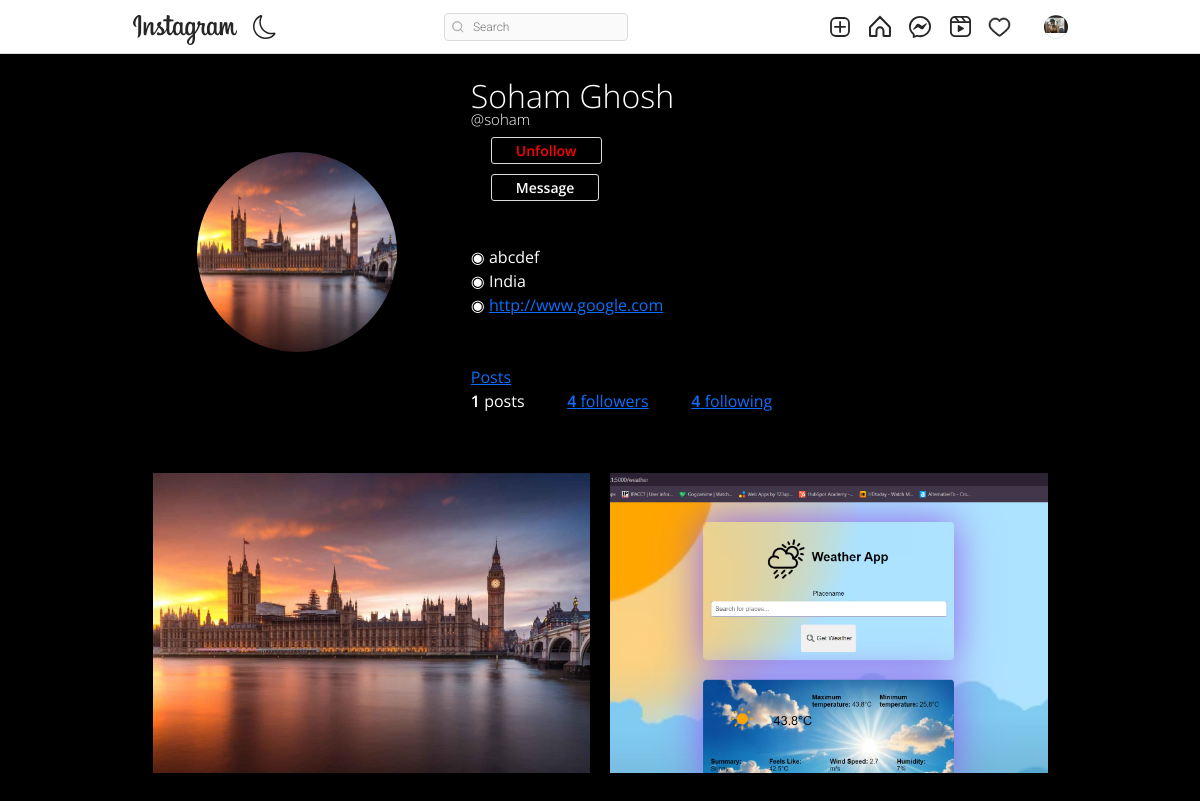
Screenshot of /soham/saved/ (signed in) with the database file from the repository.
### authy/models.py (models this page shows, shortened)
class Profile(models.Model):
    user = models.OneToOneField(User, related_name='profile', on_delete=models.CASCADE)
    image = models.ImageField(upload_to=user_directory_path, null=True, blank=True, default="profile_pic/default.jpg")
    first_name = models.CharField(max_length=200, null=True, blank=True)
    last_name = models.CharField(max_length=200, null=True, blank=True)
    bio = models.CharField(max_length=200, null=True, blank=True)
    location = models.CharField(max_length=200, null=True, blank=True)
    url = models.URLField(max_length=200, null=True, blank=True)
    favourite = models.ManyToManyField(Post, blank=True)

### post/models.py (models this page shows)
class Post(models.Model):
    id = models.UUIDField(primary_key=True, default=uuid.uuid4, editable=False)
    picture = models.ImageField(upload_to=user_directory_path, verbose_name="Picture")
    caption = models.CharField(max_length=10000, verbose_name="Caption")
    posted = models.DateField(auto_now_add=True)
    tags = models.ManyToManyField(Tag, related_name="tags")
    user = models.ForeignKey(User, on_delete=models.CASCADE)
    likes = models.IntegerField(default=0)
    def get_absolute_url(self):
        return reverse("post-details", args=[str(self.id)])

### authy/views.py (the view)
# urls.py: path('<username>/', UserProfile, name='profile'),
def UserProfile(request, username):
    Profile.objects.get_or_create(user=request.user)
    user = get_object_or_404(User, username=username)
    profile = Profile.objects.get(user=user)
    url_name = resolve(request.path).url_name
    posts = Post.objects.filter(user=user).order_by('-posted')
    if url_name == 'profile':
        posts = Post.objects.filter(user=user).order_by('-posted')
    else:
        posts = profile.favourite.all()
    posts_count = Post.objects.filter(user=user).count()
    following_count = Follow.objects.filter(follower=user).count()
    followers_count = Follow.objects.filter(following=user).count()
    follow_status = Follow.objects.filter(following=user, follower=request.user).exists()
    paginator = Paginator(posts, 8)
    page_number = request.GET.get('page')
    posts_paginator = paginator.get_page(page_number)
    context = {
        'posts': posts,
        'profile':profile,
        'posts_count':posts_count,
        'following_count':following_count,
        'followers_count':followers_count,
        'posts_paginator':posts_paginator,
        'follow_status':follow_status,
    }
    return render(request, 'profile.html', context)

### templates/profile.html (shortened to what this page needs)
{% extends 'base.html' %}
{% load static %}
{% block content %}
<!DOCTYPE html>
<html lang="en">
<head>
    <link rel="stylesheet" href="{% static 'assets3/css/reset.css' %}">
    <link rel="stylesheet" href="{% static 'assets3/css/styles.css' %}">
    <link rel="stylesheet" href="https://use.fontawesome.com/releases/v5.2.0/css/all.css">
</head>
<body class="bg-black text-white">
    <header>
        <br><br><br>
        <div class="container">
            <div class="profile">
                {% if profile.image.url %}
                <div class="profile-image">
                    <img src="{{profile.image.url}}" alt="" style="width: 200px; height: 200px;">
                </div>
                {% endif %}
                <div class="profile-user-settings">
                        {% if profile.first_name %}
                        <h6 class="profile-user-name">{{profile.first_name}} {{profile.last_name}}</h6> <br>
                        {% endif %}
                        <h5 style="font-size: 15px;" class="profile-user-name">@{{profile.user.username}}</h5>
                        <br><br>
                        {% if request.user.is_authenticated and request.user != profile.user %}
                            {% if follow_status == True %}
                                <a href="{% url 'follow' profile.user 0 %}" class="btn profile-edit-btn" style="color: red;">Unfollow</a> <br><br>
                            {% else %}
                                <a href="{% url 'follow' profile.user 1 %}" class="btn profile-edit-btn" style="color: green;">Follow</a> <br><br>
                            {% endif %}
                        {% endif %}
                        {% if request.user.is_authenticated and request.user != profile.user %}
                                <a href="{% url 'conversation' profile.user  %}" class="btn profile-edit-btn">Message</a> <br><br>
                        {% endif %}
                        <br>
                </div>
                <div class="profile-bio">
                    <br>
                    {% if profile.bio %}
                    <p>◉ {{profile.bio}}</p>
                    {% endif %}
                    {% if profile.location %}
                    <p>◉ {{profile.location}}</p>
                    {% endif %}
                    {% if profile.url %}
                    <p>◉ <a href="{{profile.url}}">{{profile.url}}</a></p>
                    {% endif %}
                    <br><br>
                    <div class="profile-user-settings">
                        <a  href="{% url 'profile' profile.user %}"  class="btns profiele-edit-btn">Posts</a>
                    </div>
                </div>
                <div class="profile-stats">
                    <ul>
                        <li><span class="profile-stat-count">{{posts_count}}</span> posts</li>
                        <li><a href="{% url 'profile_followers' profile.user %}"><span class="profile-stat-count">{{followers_count}}</span> followers</a></li>
                        <li><a href="{% url 'profile_followings' profile.user %}"><span class="profile-stat-count">{{following_count}}</span> following</a></li>
                    </ul>
                    <br>
                </div>
            </div>
        </div>
    </header>
    <main>
        <div class="container">
            <div class="gallery">
                {% for post in posts %}
                <a href="{{post.get_absolute_url}}"><div class="gallery-item" tabindex="0">
                    <img src="{{ post.picture.url }}" class="gallery-image" alt="" style="width: 500px; height: 300px; object-fit: cover;">
                </div></a>
                {% endfor %}
            </div>
        </div>
    </main>
    {% endblock content %}

### templates/base.html (shortened to what this page needs)
{% load static %}
<!DOCTYPE html>
<html lang="en">
<head>
    <link rel="stylesheet" href="https://cdn.jsdelivr.net/npm/bootstrap-icons@1.8.1/font/bootstrap-icons.css">
    <link href="https://cdn.jsdelivr.net/npm/bootstrap@5.1.3/dist/css/bootstrap.min.css" rel="stylesheet">
    <link rel="stylesheet" type="text/css" href="{% static 'assets1/style.css' %}">
</head>
<body>
    <header class="header">
        <nav class="header__content">
            <div class="header__buttons">
                <a href="{% url 'index' %}" class="header__home">
                </a>
                <button class="header__theme-button" title="Toggle Theme">
                </button>
            </div>
            <form action="{% url 'search-users' %}" method="GET">
                <div class="header__search">
                    <input type="text" placeholder="Search" name="q" value="{{ request.GET.q }}">
                    <button class="btn btn-primary" type="submit">Search</button>
                </div>
            </form>
            <div class="header__buttons header__buttons--desktop">
                <a href="{% url 'newpost' %}">
                </a>
                <a href="{% url 'index' %}">
                </a>
                <a href="{% url 'message' %}">
                </a>
                <a href="#">
                </a>
                <span>
                    <a href="{% url 'show-notification' %}">
                    </a>
                </span>
                <a href="">
                    <button class="profile-button">
                        <a href="{% url 'profile' request.user %}">
                            <div class="profile-button__picture">
                                <img src="{{request.user.profile.image.url}}" alt="User Picture">
                            </div>
                        </a>
                    </button>
                </a>
            </div>
        </nav>
    </header>
    {% block content %}
    {% endblock content %}
</body>
</html>

### static/assets1/style.css (style rules this page uses)
*, *::after, *::before { box-sizing: border-box; margin: 0; padding: 0; }
*, button, input, select, textarea { font-family: 'Roboto', sans-serif; }
:root { --primary: hsl(0, 0%, 100%); --secondary: hsl(0, 0%, 98%); --border: hsl(0, 0%, 86%); --story-border: hsl(0, 0%, 78%); --img-border: hsla(0, 0%, 0%, 0.1); --text-dark: hsl(0, 0%, 15%); --text-light: hsl(0, 0%, 60%); --like: hsl(355, 82%, 61%); --link: hsl(204, 100%, 48%); --header-height: 44px; --nav-height: 44px; }
body { min-height: 100vh; display: flex; flex-direction: column; overflow-y: auto; }
svg { display: block; }
img { max-width: 100%; }
.header { width: 100%; height: var(--header-height); background-color: var(--primary); display: flex; justify-content: center; position: fixed; top: 0; left: 0; z-index: 2; }
.header::after { content: ''; position: absolute; bottom: 0; width: 100%; height: 1px; background-color: var(--border); }
.header__content { width: 100%; max-width: 975px; padding: 0 14px; display: flex; justify-content: space-between; align-items: center; }
.header__home { margin-top: 5px; }
.header__theme-button { background-color: transparent; border: none; cursor: pointer; }
.header__theme-button-moon { display: unset; }
.header__search { width: 216px; height: 28px; display: none; align-items: center; position: relative; }
.header__search svg { width: 12px; height: 12px; position: absolute; left: 8px; }
.header__search input { width: 100%; height: 100%; background-color: var(--secondary); padding: 4px 10px 4px 28px; border: 1px solid var(--border); border-radius: 4px; outline: none; font-size: 12px; font-weight: 300; text-decoration: none; color: var(--text-light); text-overflow: ellipsis; overflow: hidden; white-space: nowrap; }
.header__buttons { display: flex; align-items: center; gap: 16px; }
.profile-button { background-color: transparent; border: none; outline: none; cursor: pointer; position: relative; }
.profile-button__picture { width: 24px; height: 24px; border-radius: 50%; overflow: hidden; position: relative; }
.profile-button__picture::after { content: ''; position: absolute; top: 0; bottom: 0; left: 0; right: 0; border: 1px solid var(--img-border); border-radius: 50%; }
@media (min-width: 768px) { :root { --header-height: 54px; --nav-height: 0px; } }
@media (min-width: 768px) { .header__content { padding: 0 20px; } }
@media (min-width: 768px) { .header__search { display: flex; } }

### static/assets3/css/styles.css (style rules this page uses)
:root { font-size: 10px; }
*, *::before, *::after { box-sizing: border-box; }
body { font-family: "Open Sans", Arial, sans-serif; min-height: 100vh; background-color: #fafafa; color: #262626; padding-bottom: 3rem; }
img { display: block; }
.container { max-width: 93.5rem; margin: 0 auto; padding: 0 2rem; }
.btn { display: inline-block; font: inherit; background: none; border: none; color: inherit; padding: 0; cursor: pointer; }
.profile { padding: 5rem 0; }
.profile::after { content: ""; display: block; clear: both; }
.profile-image { float: left; width: calc(33.333% - 1rem); display: flex; justify-content: center; align-items: center; margin-right: 3rem; }
.profile-image img { border-radius: 50%; }
.profile-user-settings, .profile-stats, .profile-bio { float: left; width: calc(66.666% - 2rem); }
.profile-user-settings { margin-top: 1.1rem; }
.profile-user-name { display: inline-block; font-size: 3.2rem; font-weight: 300; }
.profile-edit-btn { font-size: 1.4rem; line-height: 1.8; border: 0.1rem solid #dbdbdb; border-radius: 0.3rem; padding: 0 2.4rem; margin-left: 2rem; }
.profile-stats { margin-top: 2.3rem; }
.profile-stats li { display: inline-block; font-size: 1.6rem; line-height: 1.5; margin-right: 4rem; cursor: pointer; }
.profile-stats li:last-of-type { margin-right: 0; }
.profile-bio { font-size: 1.6rem; font-weight: 400; line-height: 1.5; margin-top: 2.3rem; }
.profile-real-name, .profile-stat-count, .profile-edit-btn { font-weight: 600; }
.gallery { display: flex; flex-wrap: wrap; margin: -1rem -1rem; padding-bottom: 3rem; }
.gallery-item { position: relative; flex: 1 0 22rem; margin: 1rem; color: #fff; cursor: pointer; }
.gallery-image { width: 100%; height: 100%; object-fit: cover; }

### rows the page displays
Profile: image (picture), first_name "Soham", last_name "Ghosh", user.username "soham", bio "abcdef", location "India", url "http://www.google.com"
Post: picture (picture)
Post: picture (picture)

### other values shown
{{ posts_count }} "1"
{{ followers_count }} "4"
{{ following_count }} "4"
